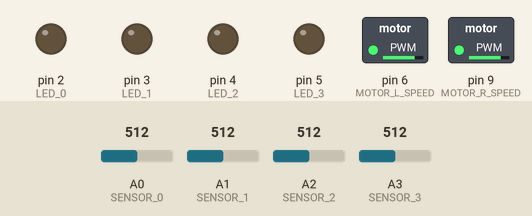
Simulated run of this sketch. Board: Arduino Uno, built with avr-gcc and run on an emulated ATmega328P. Shown: switched loads named in the sketch (green lamp = pin HIGH), output pins drawn as LEDs (lit = HIGH). Inputs (shaded band) come from the test bench; at power-on: A0 (SENSOR_0) = 512, A1 (SENSOR_1) = 512, A2 (SENSOR_2) = 512, A3 (SENSOR_3) = 512. What the sketch prints to the serial monitor is not drawn.

Above: at 6.2 s.
6.3 s: A0 (SENSOR_0) set to 493
At 7.5 s:
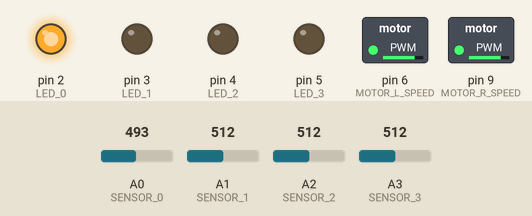
7.8 s: A1 (SENSOR_1) set to 495
At 8.7 s:
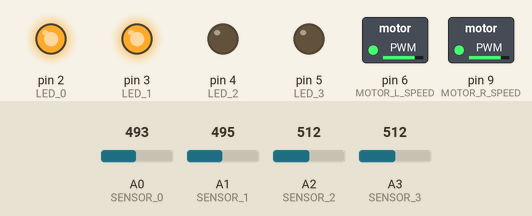
9.3 s: A2 (SENSOR_2) set to 498
At 9.8 s:
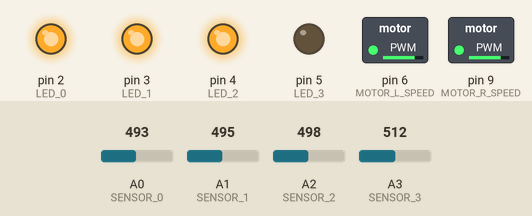
10.8 s: A3 (SENSOR_3) set to 306
At 12.0 s:
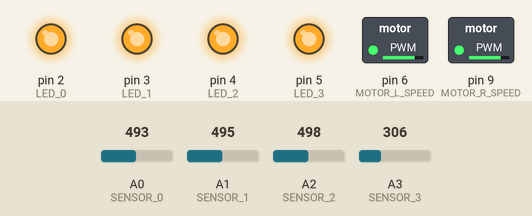
12.3 s: A2 (SENSOR_2) set to 716
At 13.3 s:
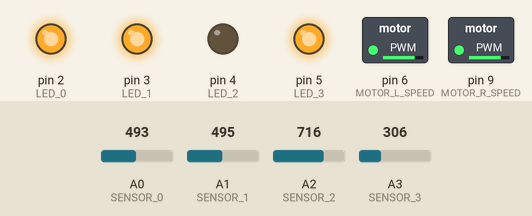
13.8 s: A1 (SENSOR_1) set to 716
At 14.4 s:
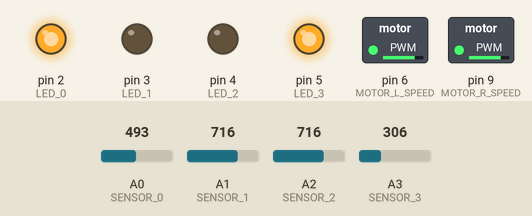
Timing chart, 0 to 16.3 s (numbered marks = the images above; inputs shaded):
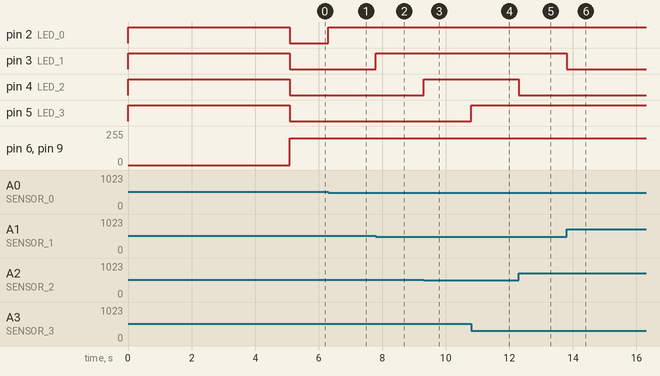

Measured:
- the behaviour switches between 512 and 511 on A0 (SENSOR_0) (found by bisection; images 0 and 1)
- the behaviour switches between 512 and 511 on A1 (SENSOR_1) (found by bisection; images 1 and 2)
- the behaviour switches between 512 and 511 on A2 (SENSOR_2) (found by bisection; images 2 and 3)
- after the input at 6.3 s, pin 2 (LED_0): LOW → HIGH at once
- after the input at 7.8 s, pin 3 (LED_1): LOW → HIGH at once
- after the input at 9.3 s, pin 4 (LED_2): LOW → HIGH at once
- after the input at 10.8 s, pin 5 (LED_3): LOW → HIGH at once
- after the input at 12.3 s, pin 4 (LED_2): HIGH → LOW at once
- after the input at 13.8 s, pin 3 (LED_1): HIGH → LOW at once

The sketch:

linetracer.ino
```cpp
#define LED_0 2
#define LED_1 3
#define LED_2 4
#define LED_3 5

#define SENSOR_0 A0
#define SENSOR_1 A1
#define SENSOR_2 A2
#define SENSOR_3 A3

#define MOTOR_L_SPEED 6
#define MOTOR_L_DIR1 7
#define MOTOR_L_DIR2 8

#define MOTOR_R_SPEED 9
#define MOTOR_R_DIR1 10
#define MOTOR_R_DIR2 11

#define SENSOR_NUM 4

#define BLACK 0
#define WHITE 1

/* variable */
uint16_t sensor_value[4] ={ 0, 0, 0, 0 };
uint16_t sensor_ref[4] = { 0, 0, 0, 0 };
bool line[4] = { 0, 0, 0, 0 };

/* init function */

/* led function */
void led_init();
void led_toggle();
void led_indicate(bool* line);

/* sensor function */
void sensor_init();
void sensor_read(uint16_t* sensor_value);
void sensor_calibration(uint16_t cal_num, uint16_t* sensor_ref);
void monitor_init();
void sensor_monitor(uint16_t* sensor_value);

/* motor function */
void motor_init();
void motor_forward(uint8_t left, uint8_t right);

/* line function */
void line_detect(uint16_t* sensor_value, uint16_t* sensor_ref, bool* line);

void setup()
{
  led_init();
  sensor_init();
  monitor_init();
  sensor_calibration(1000, sensor_ref);
}

void loop()
{
  sensor_read(sensor_value);
  //sensor_monitor(sensor_value);
  line_detect(sensor_value, sensor_ref, line);
  led_indicate(line);

  motor_forward(200, 200);
}

void led_init()
{
    pinMode(LED_0, OUTPUT);
    pinMode(LED_1, OUTPUT);
    pinMode(LED_2, OUTPUT);
    pinMode(LED_3, OUTPUT);

    digitalWrite(LED_0, HIGH);
    digitalWrite(LED_1, HIGH);
    digitalWrite(LED_2, HIGH);
    digitalWrite(LED_3, HIGH);
}

void led_toggle()
{
  digitalWrite(LED_0, HIGH);
  digitalWrite(LED_1, HIGH);
  digitalWrite(LED_2, HIGH);
  digitalWrite(LED_3, HIGH);
  delay(500);

  digitalWrite(LED_0, LOW);
  digitalWrite(LED_1, LOW);
  digitalWrite(LED_2, LOW);
  digitalWrite(LED_3, LOW);
  delay(500);
}

void led_indicate(bool* line)
{
    if(line[0]== BLACK)
        digitalWrite(LED_0, HIGH);
    else
        digitalWrite(LED_0, LOW);

    if(line[1]== BLACK)
        digitalWrite(LED_1, HIGH);
    else
        digitalWrite(LED_1, LOW);

    if(line[2]== BLACK)
        digitalWrite(LED_2, HIGH);
    else
        digitalWrite(LED_2, LOW);

    if(line[3]== BLACK)
        digitalWrite(LED_3, HIGH);
    else
        digitalWrite(LED_3, LOW);
}

void sensor_init()
{
    pinMode(SENSOR_0,INPUT);
    pinMode(SENSOR_1,INPUT);
    pinMode(SENSOR_2,INPUT);
    pinMode(SENSOR_3,INPUT);
}

void sensor_read(uint16_t* sensor_value)
{
    sensor_value[0] = analogRead(SENSOR_0);
    sensor_value[1] = analogRead(SENSOR_1);
    sensor_value[2] = analogRead(SENSOR_2);
    sensor_value[3] = analogRead(SENSOR_3);
}

void sensor_calibration(uint16_t cal_num, uint16_t* sensor_ref)
{
    Serial.println("sensor calibration start");

    uint16_t sensor_temp[4] = { 0, 0, 0, 0 };
    uint16_t sensor_max[4] = { 0, 0, 0, 0 };
    uint16_t sensor_min[4] = { 1023, 1023, 1023, 1023 };

    for(int j = 0; j < cal_num; j++)
    {
        sensor_read(sensor_temp);

        for (int i = 0; i < SENSOR_NUM; i++)
        {
            sensor_max[i] = (sensor_max[i] > sensor_temp[i]) ? sensor_max[i] : sensor_temp[i];
            sensor_min[i] = (sensor_min[i] < sensor_temp[i]) ? sensor_min[i] : sensor_temp[i];
        }

        Serial.println(j);
    }

    for(int k = 0; k < SENSOR_NUM; k++)
        sensor_ref[k] = ((sensor_max[k] + sensor_min[k]) / 2);

    Serial.println("sensor calibration end");

    Serial.print(sensor_ref[0]);
    Serial.print("\t");

    Serial.print(sensor_ref[1]);
    Serial.print("\t");

    Serial.print(sensor_ref[2]);
    Serial.print("\t");

    Serial.print(sensor_ref[3]);
    Serial.println("\t");
}

void motor_init()
{
    pinMode(MOTOR_L_SPEED, OUTPUT);
    pinMode(MOTOR_R_SPEED, OUTPUT);

    pinMode(MOTOR_L_DIR1, OUTPUT);
    pinMode(MOTOR_L_DIR2, OUTPUT);
    pinMode(MOTOR_R_DIR1, OUTPUT);
    pinMode(MOTOR_R_DIR2, OUTPUT);
}

void motor_forward(uint8_t left, uint8_t right)
{
    // direction
    digitalWrite(MOTOR_R_DIR1, LOW);
    digitalWrite(MOTOR_R_DIR2, HIGH);
    digitalWrite(MOTOR_L_DIR1, HIGH);
    digitalWrite(MOTOR_L_DIR2, LOW);

    // speed
    analogWrite(MOTOR_L_SPEED, left);
    analogWrite(MOTOR_R_SPEED, right);
}

void monitor_init()
{
    Serial.begin(9600); // sensor value monitor
}

void sensor_monitor(uint16_t* sensor_value)
{
    Serial.print(sensor_value[0]);
    Serial.print("\t");

    Serial.print(sensor_value[1]);
    Serial.print("\t");

    Serial.print(sensor_value[2]);
    Serial.print("\t");

    Serial.print(sensor_value[3]);
    Serial.println("\t");
}

void line_detect(uint16_t* sensor_value, uint16_t* sensor_ref, bool* line)
{
    for(int i = 0; i < SENSOR_NUM; i++)
    {
        if(sensor_value[i] < sensor_ref[i])
            line[i] = BLACK;
        else
            line[i] = WHITE;
    }
}
```
